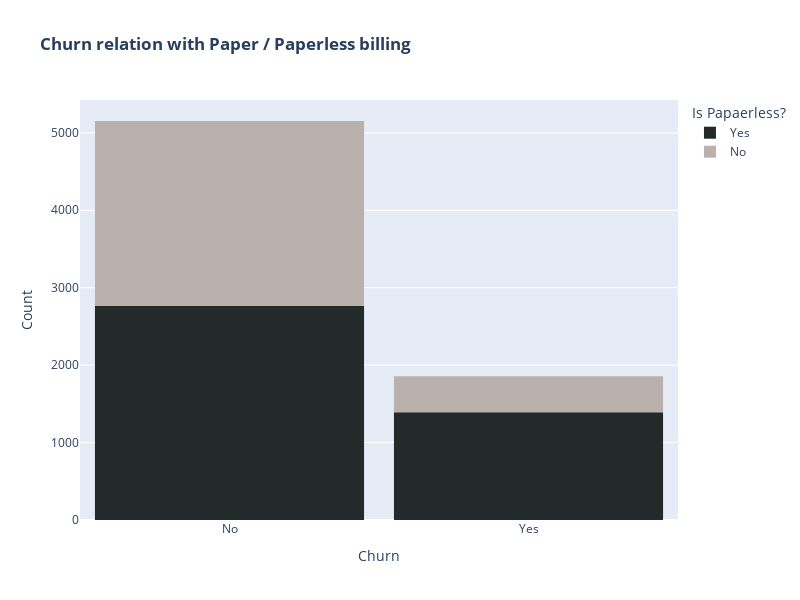

Notebook code cell kept with this figure:
### Markdown cell above
### <span style='color:navy'> Most Cutomers leaving does not have online security.

### Code cell
fig = px.histogram(customer, x="Churn", color="PaperlessBilling",
                   title="<b>Churn relation with Paper / Paperless billing" ,
                   color_discrete_map={"Yes": "#222A2A", "No": "#BAB0AC"})
fig.update_layout(width=800, height=600, bargap=0.1,
                  xaxis_title="Churn",yaxis_title="Count",legend_title="Is Papaerless?")


fig.show()

### Figure 1 — Plotly figure (JSON) as saved in the notebook; plotly's stock layout.template omitted (floating-point values rounded to 4 significant figures; data arrays with more than 128 entries replaced by an {"elided": "..."} marker saying what was removed)
{"data": [{"alignmentgroup": "True", "bingroup": "x", "hovertemplate": "PaperlessBilling=Yes<br>Churn=%{x}<br>count=%{y}<extra></extra>", "legendgroup": "Yes", "marker": {"color": "#222A2A", "pattern": {"shape": ""}}, "name": "Yes", "offsetgroup": "Yes", "orientation": "v", "showlegend": true, "type": "histogram", "x": {"elided": "4158 str values"}, "xaxis": "x", "yaxis": "y"}, {"alignmentgroup": "True", "bingroup": "x", "hovertemplate": "PaperlessBilling=No<br>Churn=%{x}<br>count=%{y}<extra></extra>", "legendgroup": "No", "marker": {"color": "#BAB0AC", "pattern": {"shape": ""}}, "name": "No", "offsetgroup": "No", "orientation": "v", "showlegend": true, "type": "histogram", "x": {"elided": "2852 str values"}, "xaxis": "x", "yaxis": "y"}], "layout": {"bargap": 0.1, "barmode": "relative", "height": 600, "legend": {"title": {"text": "Is Papaerless?"}, "tracegroupgap": 0}, "title": {"text": "<b>Churn relation with Paper / Paperless billing"}, "width": 800, "xaxis": {"anchor": "y", "domain": [0, 1], "title": {"text": "Churn"}}, "yaxis": {"anchor": "x", "domain": [0, 1], "title": {"text": "Count"}}}}
